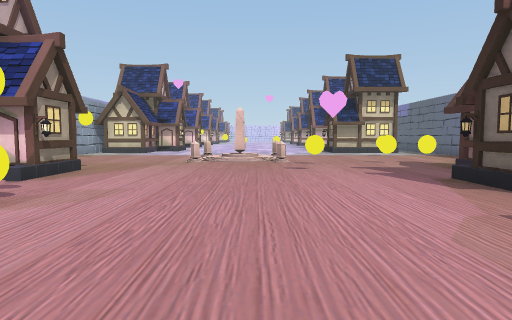
[1] (above)

21 first-person views from a walk through a Unity game level. The camera is 1.4 m above the floor, tilts 4° down and sees 75° across. The floor is counted in squares, 2 m on a side. Each view is taken from the middle of a square. On the plan, view 1 faces up. The plan holds only what a view shows up to about 10 squares ahead; the rest is blank. The place goes on beyond the plan. The player character is not drawn. Some animated figures are not drawn.

[2]
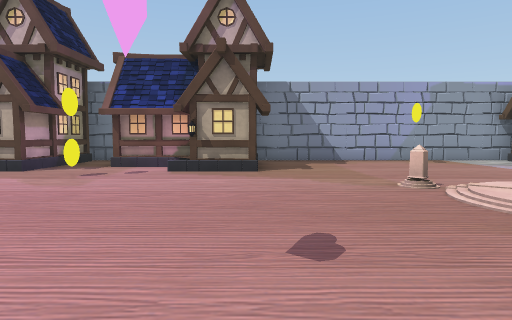

[3]
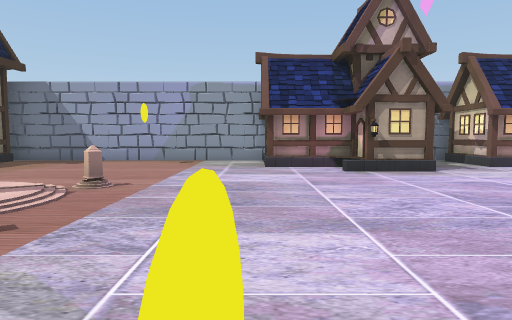

[4]
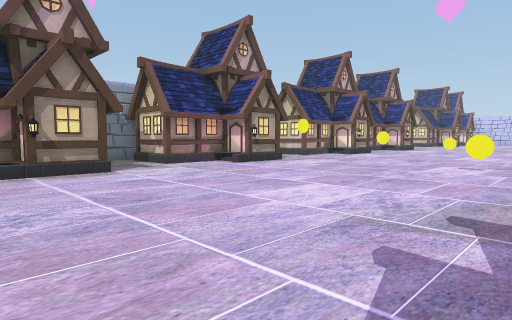

[5]
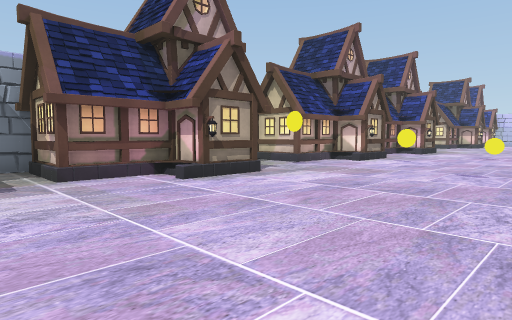

[6]
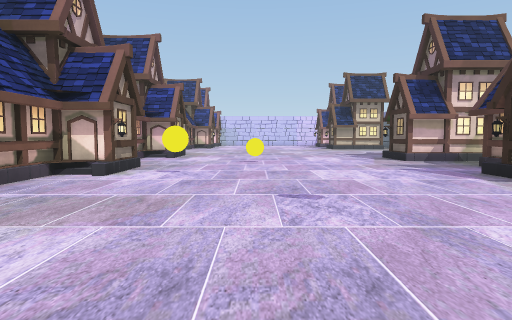

[7]
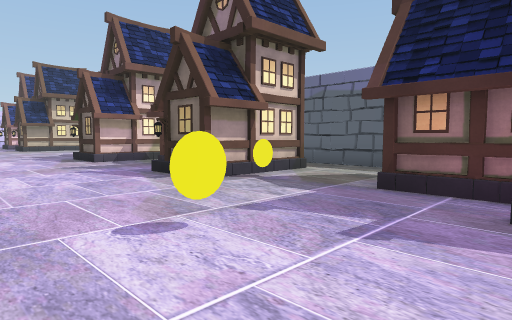

[8]
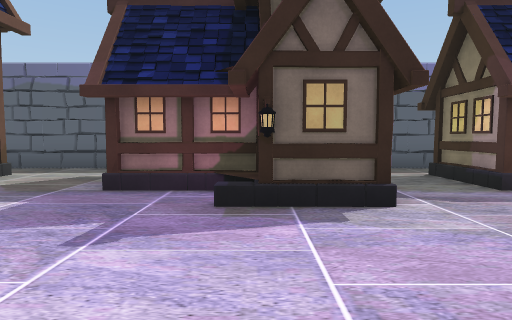

[9]
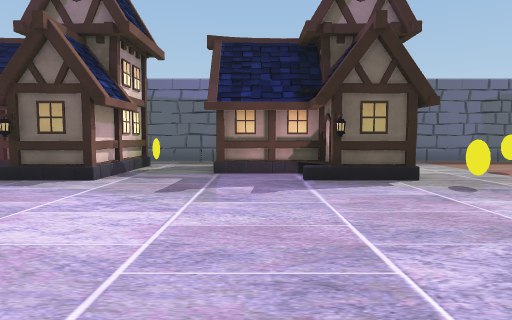

[10]
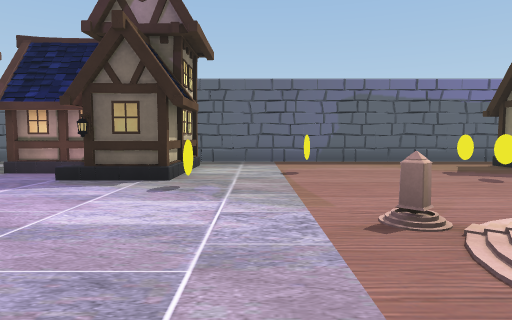

[11]
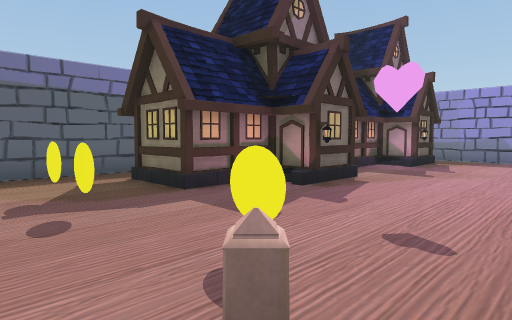

[12]
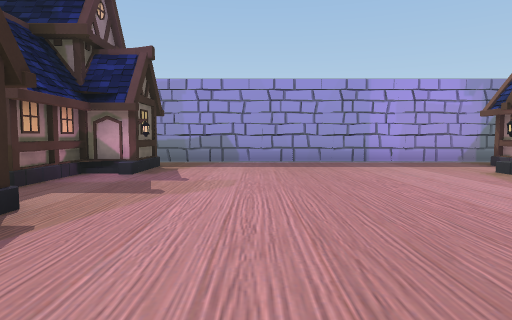

[13]
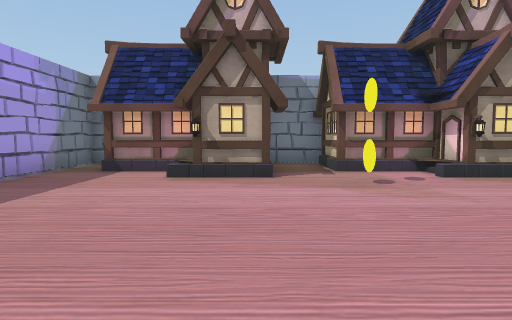

[14]
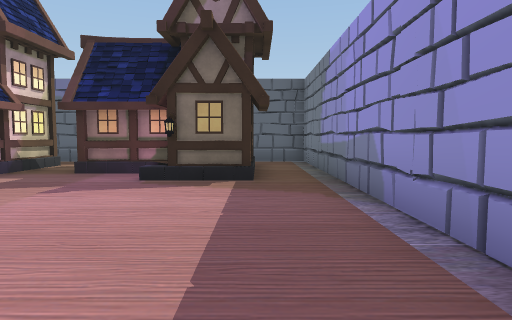

[15]
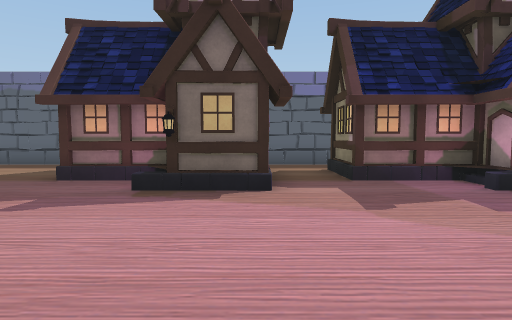

[16]
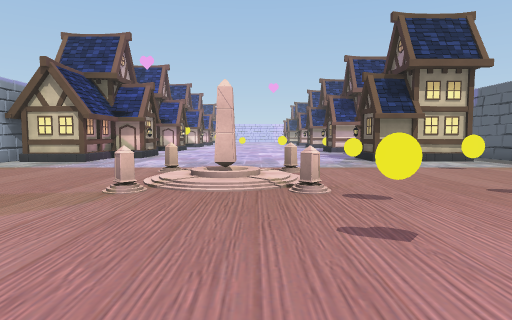

[17]
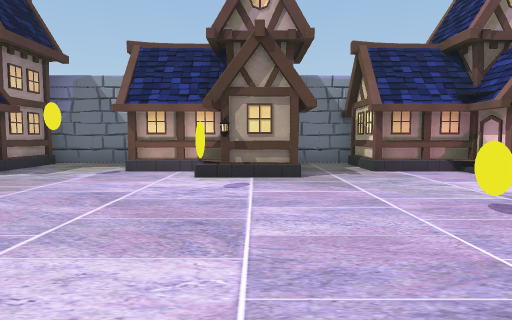

[18]
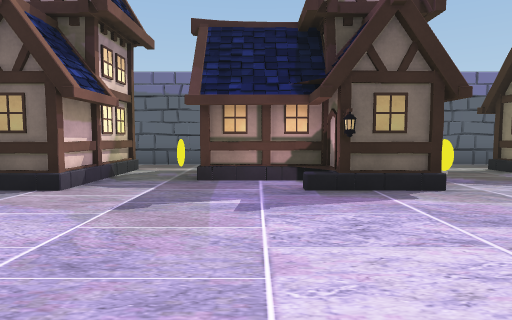

[19]
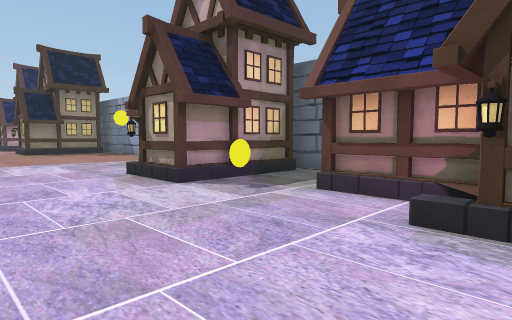

[20]
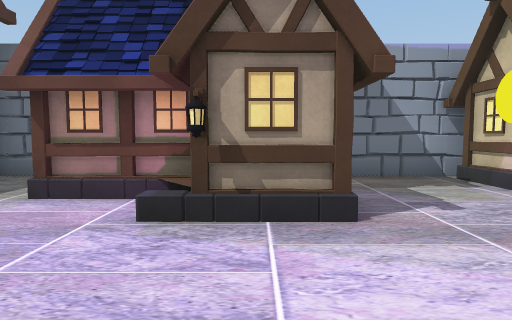

[21]
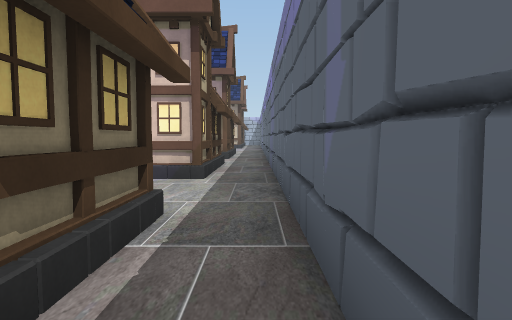

### Floor plan
Points are (right, up) in squares from view 1. A wall is a line through its corners. A room is listed if a view was taken in it or the views show most of it. See-through windows are left out.
Room 1 (views 1, 2, 3, 4, 5, 6, 7, 8, 9, 10, 11, 12, 13, 14, 15, 16, 17, 18, 19, 20, 21)
walls: (-4.7, 15) (-4.7, 14.3) (-6.6, 14.3); (6.1, 14.5) (3.4, 14.5) (3.4, 15.7) (4.4, 15.7) (4.4, 17.7) (6.2, 17.7); (-6.8, 14.9) (-6.8, 6.8); (-6.6, 17.5) (-3.8, 17.5) (-3.8, 16.3) (-4.9, 16.3) (-4.9, 14.3); (4.5, 20.9) (4.5, 23.1); (-4.6, 20.9) (-4.6, 20); (7.3, 17) (7.3, 31.1); (6.2, 19.7) (3.4, 19.7) (3.4, 20.8); (-4.9, 21.5) (-4.9, 19.5) (-6.6, 19.5); (-6.8, 19.8) (-6.8, 17.3); (-3.8, 7.1) (-3.8, 6.4); (5.6, 22.9) (6, 22.9) (6, 21); (-6.5, 7.2) (-5.9, 7.2); (-4.3, 5.7) (-4.7, 5.7) (-4.7, 3.7) (-6.6, 3.7); (-4.9, 5.7) (-4.9, 3.7); (7.4, 22.5) (7, 22.9); (7.3, 6.2) (7.3, 15.1); (3.4, 3.7) (3.4, 5.1) (4.4, 5.1) (4.4, 7.1) (6.2, 7.1); (6.2, 3.9) (4.2, 3.9); (-6.8, 25.8) (-6.8, 22.7) (-4.8, 22.7); (-6.8, 3.8) (-6.8, 2); (-3.8, 28.7) (-3.8, 27.4) (-4.9, 27.5) (-4.9, 25.5) (-6.7, 25.5); (-6.5, 2.2) (-3.9, 2.2) (-3.8, 2.1) (-3.8, 1.5); (7.3, 2.1) (7.3, 4.6); (-4.9, 0.7) (-4.9, -1); (6, 29) (6, 25.6) (3.4, 25.6) (3.4, 26.9) (4.5, 26.9) (4.5, 28.9); (-4.8, 0.5) (-4.8, -1.1); (3.4, -1) (3.4, 0.4) (4.4, 0.4) (4.4, 2.4) (6.2, 2.4); (6.1, 30.6) (3.5, 30.6) (3.5, 31.6); (-6.8, 30.6) (-6.8, 29.1); (-4.8, 31.6) (-4.8, 30.5) (-6.5, 30.5); (0.8, -2.6) (1, -2.2); (-6.9, -2.3) (7.3, -2.3) (7.3, -0.9)
low walls: (-4.7, 3.7) (-5, 3.5)
objects: other object (-4, 1); other object (-4, 6); lantern (-4, 22); other object (-2, 9); other object (-2, 12); other object (1, 9); other object (1, 12); other object (3, 0); lantern (3, 5); other object (3, 16); lantern (3, 21); lantern (3, 27)

Where each view was taken, in squares from view 1:
view 1: 0 up, 0 right, facing up
view 2: 7 up, 3 right, facing left
view 3: 14 up, 3 right, facing left
view 4: 15 up, 3 right, facing up-left
view 5: 18 up, 1 right, facing up-left
view 6: 21 up, 1 left, facing up
view 7: 21 up, 0 right, facing up-right
view 8: 21 up, 0 right, facing right
view 9: 17 up, 2 left, facing right
view 10: 13 up, 2 left, facing right
view 11: 10 up, 0 right, facing down-right
view 12: 7 up, 1 right, facing down
view 13: 2 up, 2 right, facing left
view 14: 1 down, 2 left, facing right
view 15: 4 up, 1 left, facing right
view 16: 5 up, 0 right, facing up
view 17: 28 up, 2 right, facing left
view 18: 28 up, 1 left, facing right
view 19: 22 up, 1 left, facing down-left
view 20: 22 up, 1 left, facing left
view 21: 20 up, 7 right, facing up
